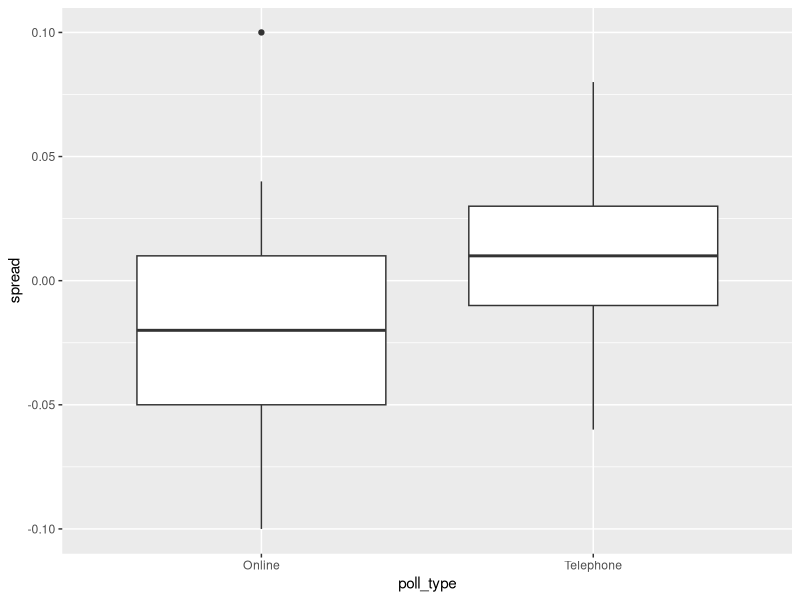
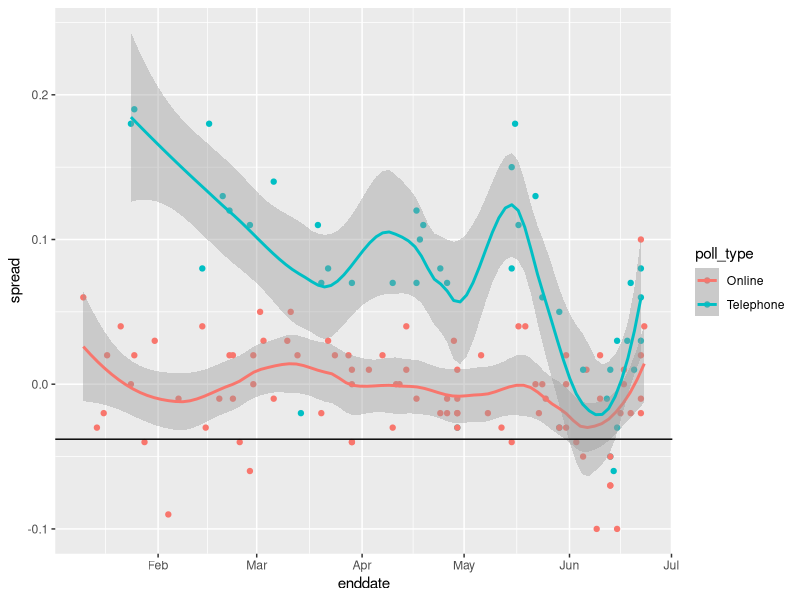
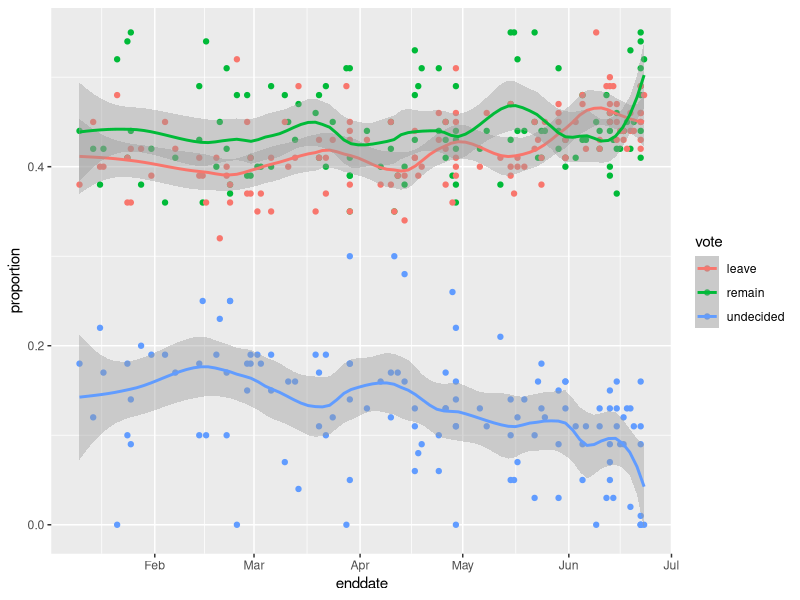

These charts were generated, in order, by the following R code:
# Research funding rates example

# load and inspect research funding rates object
library(tidyverse)
library(dslabs)
data(research_funding_rates)
research_funding_rates

# compute totals that were successful or not successful
totals <- research_funding_rates %>%
  select(-discipline) %>%
  summarize_all(funs(sum)) %>%
  summarize(yes_men = awards_men,
            no_men = applications_men - awards_men,
            yes_women = awards_women,
            no_women = applications_women - awards_women)

# compare percentage of men/women with awards
totals %>% summarize(percent_men = yes_men/(yes_men + no_men),
                     percent_women = yes_women/(yes_women + no_women))


# Two-by-two table and p-value for the Lady Tasting Tea problem
tab <- matrix(c(3,1,1,3), 2, 2)
rownames(tab) <- c("Poured Before", "Poured After")
colnames(tab) <- c("Guessed Before", "Guessed After")
tab


# p-value calculation with Fisher's Exact Test
fisher.test(tab, alternative = "greater")


#
# Chi-Squared Tests
# compute overall funding rate
funding_rate <- totals %>%
  summarize(percent_total = (yes_men + yes_women) / (yes_men + no_men + yes_women + no_women)) %>%
  .$percent_total
funding_rate

# construct two-by-two table for observed data
two_by_two <- tibble(awarded = c("no", "yes"),
                     men = c(totals$no_men, totals$yes_men),
                     women = c(totals$no_women, totals$yes_women))
two_by_two

# compute null hypothesis two-by-two table
tibble(awarded = c("no", "yes"),
       men = (totals$no_men + totals$yes_men) * c(1-funding_rate, funding_rate),
       women = (totals$no_women + totals$yes_women) * c(1-funding_rate, funding_rate))


# chi-squared test
chisq_test <- two_by_two %>%
  select(-awarded) %>%
  chisq.test()
chisq_test$p.value


# Odds ratio
# odds of getting funding for men
odds_men <- (two_by_two$men[2] / sum(two_by_two$men)) /
  (two_by_two$men[1] / sum(two_by_two$men))

# odds of getting funding for women
odds_women <- (two_by_two$women[2] / sum(two_by_two$women)) /
  (two_by_two$women[1] / sum(two_by_two$women))

# odds ratio - how many times larger odds are for men than women
odds_men/odds_women

# multiplying all observations by 10 decreases p-value without changing odds ratio
two_by_two %>%
  select(-awarded) %>%
  mutate(men = men*10, women = women*10) %>%
  chisq.test()


#
# Comprehensive Assessment: Brexit
#

# suggested libraries and options
library(tidyverse)
options(digits = 3)

# load brexit_polls object
library(dslabs)
data(brexit_polls)

p <- 0.481    # official proportion voting "Remain"
d <- 2*p-1    # official spread

# Question 1: Expected value and standard error of a poll
# What is the expected total number of voters in the sample choosing "Remain"?
N <- 1500
p*N

# What is the standard error of the total number of voters in the sample choosing "Remain"?
sqrt(1500)*sqrt(p*(1-p))

# What is the standard error of , x hat  proportion of "Remain" voters?
sqrt(p*(1-p)/N)

# What is the standard error of , the spread between the proportion of "Remain" voters and "Leave" voters?
2*sqrt(p*(1-p)/N)


# Question 2: Actual Brexit poll estimates
data(brexit_polls)
head(brexit_polls)

brexit_polls <- brexit_polls %>%
  mutate(x_hat = (spread+1)/2)

mean(brexit_polls$spread)
sd(brexit_polls$spread)

mean(brexit_polls$x_hat)
sd(brexit_polls$x_hat)

# Question 3: Confidence interval of a Brexit poll
brexit_polls[1,]

#lower bound
x_hat_brexit <- brexit_polls[1,]$x_hat
N <- brexit_polls[1,]$samplesize
se <- sqrt(x_hat_brexit*(1-x_hat_brexit)/N)
brexit_polls[1,]$x_hat - qnorm(0.975)*se

#higher bound
brexit_polls[1,]$x_hat + qnorm(0.975)*se

#
# Brexit poll analysis - Part 2

brexit_polls <- brexit_polls %>%
  mutate(x_hat = (spread + 1)/2)

# final proportion voting "Remain"
p <- 0.481

# Question 4: Confidence intervals for polls in June
june_polls <- brexit_polls %>% 
  filter(enddate >= "2016-06-01")

nrow(june_polls)

d_r <- (-0.038+1)/2

june_polls2 <- june_polls %>%
  mutate(se_x_hat = sqrt(x_hat*(1-x_hat)/samplesize),
         se_d = 2*se_x_hat,
         lower = spread - qnorm(0.975)*se_d,
         upper = spread + qnorm(0.975)*se_d,
         hit = -0.038 >= lower & -0.038 <= upper)

mean(june_polls2$lower <= 0 & june_polls2$upper >= 0)
mean(june_polls2$lower > 0)
mean(june_polls2$hit)


june_polls2 %>% 
  group_by(pollster) %>% 
  summarise(prop = mean(hit)) %>% 
  arrange(prop)

june_polls2 %>% 
  group_by(pollster) %>% 
  summarise(prop = mean(hit)) %>% 
  arrange(prop)




june_polls %>% 
  ggplot(aes(poll_type, spread)) +
  geom_boxplot()

# Question 7: Combined spread across poll type
combined_by_type <- june_polls %>%
  group_by(poll_type) %>%
  summarize(N = sum(samplesize),
            spread = sum(spread*samplesize)/N,
            p_hat = (spread + 1)/2)


2*sqrt(combined_by_type[1,]$p_hat*(1-combined_by_type[1,]$p_hat)/combined_by_type[1,]$N)

2*combined_by_type[1,]$p_hat-1 - qnorm(0.975)*2*sqrt(combined_by_type[1,]$p_hat*(1-combined_by_type[1,]$p_hat)/combined_by_type[1,]$N)

2*combined_by_type[1,]$p_hat-1 + qnorm(0.975)*2*sqrt(combined_by_type[1,]$p_hat*(1-combined_by_type[1,]$p_hat)/combined_by_type[1,]$N)


combined_by_type <- june_polls %>%
  group_by(poll_type) %>%
  summarize(N = sum(samplesize),
            spread = sum(spread*samplesize)/N,
            p_hat = (spread + 1)/2,
            se_spread = 2*sqrt(p_hat*(1-p_hat)/N),
            spread_lower = spread - qnorm(.975)*se_spread,
            spread_upper = spread + qnorm(.975)*se_spread)

combined_by_type$spread_upper - combined_by_type$spread_lower


# Brexit poll analysis - Part 3
# suggested libraries
library(tidyverse)

# load brexit_polls object and add x_hat column
library(dslabs)
data(brexit_polls)
brexit_polls <- brexit_polls %>%
  mutate(x_hat = (spread + 1)/2)

# final proportion voting "Remain"
p <- 0.481


# Question 9: Chi-squared p-value
brexit_hit <- brexit_polls %>%
  mutate(p_hat = (spread + 1)/2,
         se_spread = 2*sqrt(p_hat*(1-p_hat)/samplesize),
         spread_lower = spread - qnorm(.975)*se_spread,
         spread_upper = spread + qnorm(.975)*se_spread,
         hit = spread_lower < -0.038 & spread_upper > -0.038) %>%
  select(poll_type, hit)

brexit_hit


brexit_hit <- brexit_hit %>%
  group_by(hit) %>% 
  summarise(Online = sum(poll_type=="Online"), Telephone = sum(poll_type=="Telephone")) %>%
  select(-hit) 


brexit_hit %>% 
  chisq.test()


(brexit_hit$Online[2] / sum(brexit_hit$Online))

(brexit_hit$Telephone[2] / sum(brexit_hit$Telephone))

# Question 10: Odds ratio of online and telephone poll hit rate

brexit_hit

(brexit_hit$Online[2] / sum(brexit_hit$Online)) / ((brexit_hit$Online[1] / sum(brexit_hit$Online)))

(brexit_hit$Telephone[2] / sum(brexit_hit$Telephone)) / (brexit_hit$Telephone[1] / sum(brexit_hit$Telephone))

((brexit_hit$Online[2] / sum(brexit_hit$Online)) / ((brexit_hit$Online[1] / sum(brexit_hit$Online)))) /
((brexit_hit$Telephone[2] / sum(brexit_hit$Telephone)) / (brexit_hit$Telephone[1] / sum(brexit_hit$Telephone)))


# Question 11: Plotting spread over time
d <- -0.038

brexit_polls %>% 
  ggplot(aes(enddate, spread, color=poll_type)) +
  geom_point() +
  geom_smooth(method = "loess", span = 0.4) +
  geom_hline(yintercept=d)



# Question 12: Plotting raw percentages over time
brexit_long <- brexit_polls %>%
  gather(vote, proportion, "remain":"undecided") %>%
  mutate(vote = factor(vote))

unique(brexit_long$vote)

brexit_long %>% 
  ggplot(aes(enddate, proportion, color=vote)) +
  geom_point() +
  geom_smooth(method = "loess", span = 0.3)
